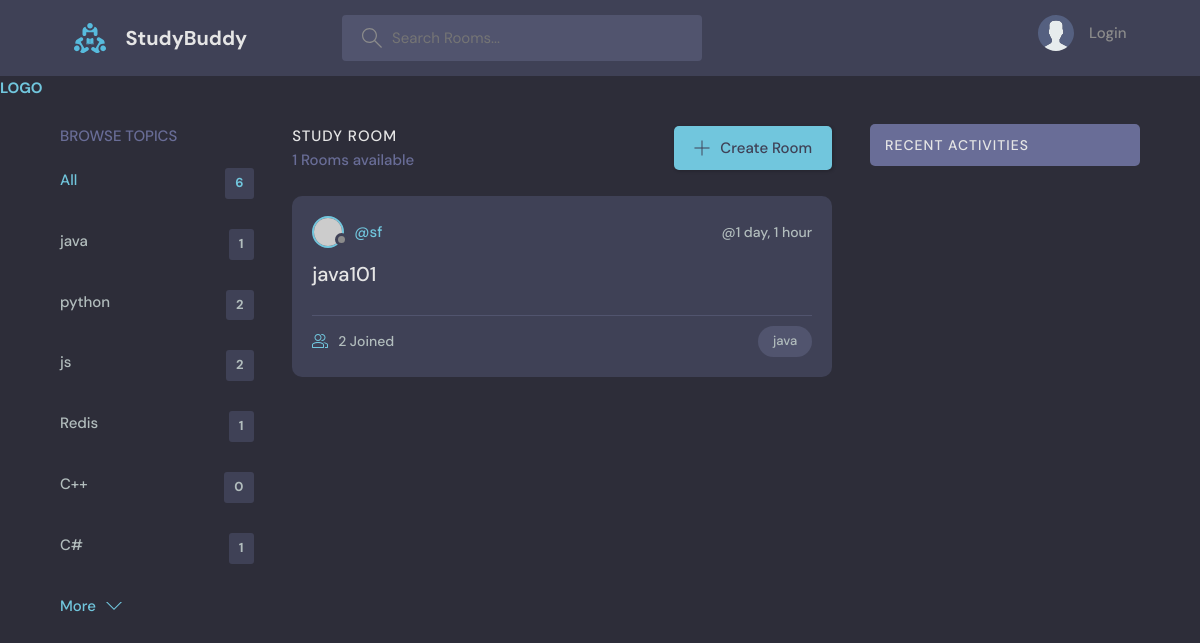
Page /?q=java on the committed database.
### base/models.py (models this page shows, shortened)
class Topic(models.Model):
    name = models.CharField(max_length=200)

class Room(models.Model):
    host = models.ForeignKey(User, on_delete=models.SET_NULL, null=True)
    topic = models.ForeignKey('Topic', on_delete=models.SET_NULL, null=True)
    name = models.CharField(max_length=200)
    description = models.TextField(null=True, blank=True)
    participants = models.ManyToManyField(User, related_name='participants', blank=True)
    updated = models.DateTimeField(auto_now=True)
    created = models.DateTimeField(auto_now_add=True)
    class Meta:
        ordering = ['-updated', '-created']

### base/views.py (the view)
# urls.py: path('', views.home, name="home"),
def home(request):
    q = request.GET.get('q') if request.GET.get('q') != None else ''
    rooms = Room.objects.filter(
        Q(topic__name__icontains=q) |
        Q(name__icontains=q) |
        Q(description__icontains=q)
        )
    topics = Topic.objects.all()
    room_count = rooms.count()
    room_messages =Message.objects.filter(Q(room__topic__name__icontains=q))
    context = {'rooms': rooms, 'topics': topics, 'room_count': room_count, 'room_messages': room_messages}
    return render(request, 'base/home.html', context)

### base/templates/base/home.html (shortened to what this page needs)
{% extends "main.html" %}
{% block content %}
<main class="layout layout--3">
  <div class="container">
    {% include "base/topics_component.html" %}
    <div class="roomList">
      <div class="roomList__header">
        <div>
          <h2>Study Room</h2>
          <p>{{room_count}} Rooms available</p>
        </div>
        <a class="btn btn--main" href="{% url 'create-room' %}">
          <svg
            version="1.1"
            xmlns="http://www.w3.org/2000/svg"
            width="32"
            height="32"
            viewBox="0 0 32 32"
          >
            <title>add</title>
            <path
              d="M16.943 0.943h-1.885v14.115h-14.115v1.885h14.115v14.115h1.885v-14.115h14.115v-1.885h-14.115v-14.115z"
            ></path>
          </svg>
          Create Room
        </a>
      </div>
      {% include "base/feed_component.html" %}
    </div>
    {% include "base/activity_component.html" %}
  </div>
</main>
{% endblock content %}

### base/templates/base/topics_component.html
<div class="topics">
  <div class="topics__header">
    <h2>Browse Topics</h2>
  </div>
  <ul class="topics__list">
    <li>
      <a href="{% url 'home' %}" class="active">All <span>{{topics.count}}</span></a>
    </li>
    {% for topic in topics %}
    <li>
      <a href="{% url 'home' %}?q={{topic.name}}"
        >{{ topic.name }} <span> {{topic.room_set.all.count}} </span></a
      >
    </li>
    {% endfor %}
  </ul>
  <a class="btn btn--link" href="topics.html">
    More
    <svg
      version="1.1"
      xmlns="http://www.w3.org/2000/svg"
      width="32"
      height="32"
      viewBox="0 0 32 32"
    >
      <title>chevron-down</title>
      <path d="M16 21l-13-13h-3l16 16 16-16h-3l-13 13z"></path>
    </svg>
  </a>
</div>

### base/templates/base/feed_component.html (shortened to what this page needs)
{% for room in rooms %}
<div class="roomListRoom">
  <div class="roomListRoom__header">
    <a href="{% url 'user-profile' room.host.id %}" class="roomListRoom__author">
      <div class="avatar avatar--small">
        <img src="https://randomuser.me/api/portraits/women/11.jpg" />
      </div>
      <span>@{{ room.host.username}}</span>
    </a>
    <div class="roomListRoom__actions">
      <span>@{{ room.created|timesince }}</span>
    </div>
  </div>
  <div class="roomListRoom__content">
    <a href="{% url 'room' room.id %}">{{ room.name }}</a>
  </div>
  <div class="roomListRoom__meta">
    <a href="{% url 'room' room.id %}" class="roomListRoom__joined">
      {{room.participants.all.count}} Joined
    </a>
    <p class="roomListRoom__topic">{{ room.topic.name }}</p>
  </div>
</div>
{% endfor %}

### static/styles/style.css (style rules this page uses)
:root { --color-main: #71c6dd; --color-main-light: #e1f6fb; --color-dark: #3f4156; --color-dark-medium: #51546e; --color-dark-light: #696d97; --color-light: #e5e5e5; --color-gray: #8b8b8b; --color-light-gray: #b2bdbd; --color-bg: #2d2d39; --color-success: #5dd693; --color-error: #fc4b0b; }
* { font-family: "DM Sans", -apple-system, BlinkMacSystemFont, "Segoe UI", Roboto, Oxygen, Ubuntu, Cantarell, "Open Sans", "Helvetica Neue", sans-serif; margin: 0; padding: 0; box-sizing: border-box; text-rendering: optimizeLegibility; font-size: inherit; }
html { font-size: 56.25%; }
@media only screen and (min-width: 1200px) { html { font-size: 62.5%; } }
body { line-height: 1.6; font-weight: 400; font-size: 1.5rem; color: var(--color-light-gray); background-color: var(--color-bg); min-height: 100vh; }
img { width: 100%; }
a { display: inline-block; color: var(--color-main); text-decoration: none; }
.container { max-width: 120rem; width: 90%; margin: auto; }
.btn { background-color: transparent; border: none; display: inline-flex; align-items: center; gap: 1rem; cursor: pointer; transition: all ease-in-out 0.3s; padding: 1rem 2rem; border-radius: 5px; box-shadow: 1px 1px 3px 1px rgba(0, 0, 0, 0.15); font-weight: 500; }
.btn--link { border-radius: 0; padding: 0; color: var(--color-main); box-shadow: none; }
.btn--main { background-color: var(--color-main); color: var(--color-dark); }
.btn > svg { fill: currentColor; width: 1.6rem; height: 1.6rem; }
.avatar { position: relative; display: inline-block; border-radius: 50%; border: 2px solid var(--color-main); }
.avatar img { display: block; border-radius: 50%; object-fit: cover; object-position: center; }
.avatar::after { content: ""; display: block; position: absolute; background-color: var(--color-gray); z-index: 111; border-radius: 50%; border: 0.3rem solid var(--color-dark); }
.avatar.avatar--small img { width: 2.8rem; height: 2.8rem; }
.avatar.avatar--small:after { width: 0.7rem; height: 0.7rem; bottom: 0px; right: -6px; }
.layout { margin-top: 2.4rem; }
.layout > .container { display: flex; justify-content: space-between; align-items: flex-start; }
.layout--3 > .container > div:first-child { flex-basis: 18%; max-width: 22.5rem; }
.layout--3 > .container > div:nth-child(2) { flex-basis: 50%; }
.topics__header { margin-bottom: 2rem; }
.topics__header h2 { text-transform: uppercase; font-weight: 500; color: var(--color-dark-light); }
.topics__list { list-style: none; }
.topics__list li a { display: flex; justify-content: space-between; margin-bottom: 3rem; font-weight: 500; color: var(--color-light-gray); transition: all 0.3s ease-in-out; }
.topics__list li a.active, .topics__list li a:hover { color: var(--color-main); }
.topics__list li a span { padding: 0.5rem 1rem; background-color: var(--color-dark); border-radius: 3px; font-size: 1.3rem; font-weight: 700; letter-spacing: 1px; }
.roomList__header { display: flex; justify-content: space-between; align-items: center; margin-bottom: 2.4rem; }
.roomList__header h2 { text-transform: uppercase; font-weight: 500; color: var(--color-light); letter-spacing: 1px; }
.roomList__header p { font-weight: 500; color: var(--color-dark-light); }
.roomListRoom { margin-bottom: 2.4rem; background-color: var(--color-dark); border-radius: 1rem; padding: 2rem; }
.roomListRoom__header { display: flex; justify-content: space-between; align-items: center; }
.roomListRoom__author { font-weight: 500; display: flex; align-items: center; gap: 1rem; }
.roomListRoom__actions { display: flex; align-items: flex-start; gap: 1rem; position: relative; }
.roomListRoom__actions span { font-size: 1.4rem; font-weight: 500; }
.roomListRoom__content { margin: 1rem 0; }
.roomListRoom__content a { font-size: 2rem; font-weight: 500; margin-bottom: 1.5rem; color: var(--color-light); transition: all 0.3s ease-in-out; }
.roomListRoom__meta { border-top: 1px solid var(--color-dark-medium); padding-top: 1rem; display: flex; align-items: center; justify-content: space-between; }
.roomListRoom__joined { color: var(--color-light-gray); display: flex; align-items: center; gap: 1rem; font-size: 1.4rem; font-weight: 500; }
.roomListRoom__joined svg { fill: var(--color-main); width: 1.6rem; height: 1.6rem; }
.roomListRoom__topic { padding: 5px 1.5rem; background-color: var(--color-dark-medium); border-radius: 5rem; font-weight: 500; font-size: 1.3rem; }

### rows in the picture
Topic: name "java", room_set.all.count "1"
Topic: name "python", room_set.all.count "2"
Topic: name "js", room_set.all.count "2"
Topic: name "Redis", room_set.all.count "1"
Topic: name "C++", room_set.all.count "0"
Topic: name "C#", room_set.all.count "1"
Room: host.username "sf", created "1 day, 1 hour", name "java101", participants.all.count "2", topic.name "java"

### other values in the picture
{{ topics.count }} "6"
{{ room_count }} "1"
